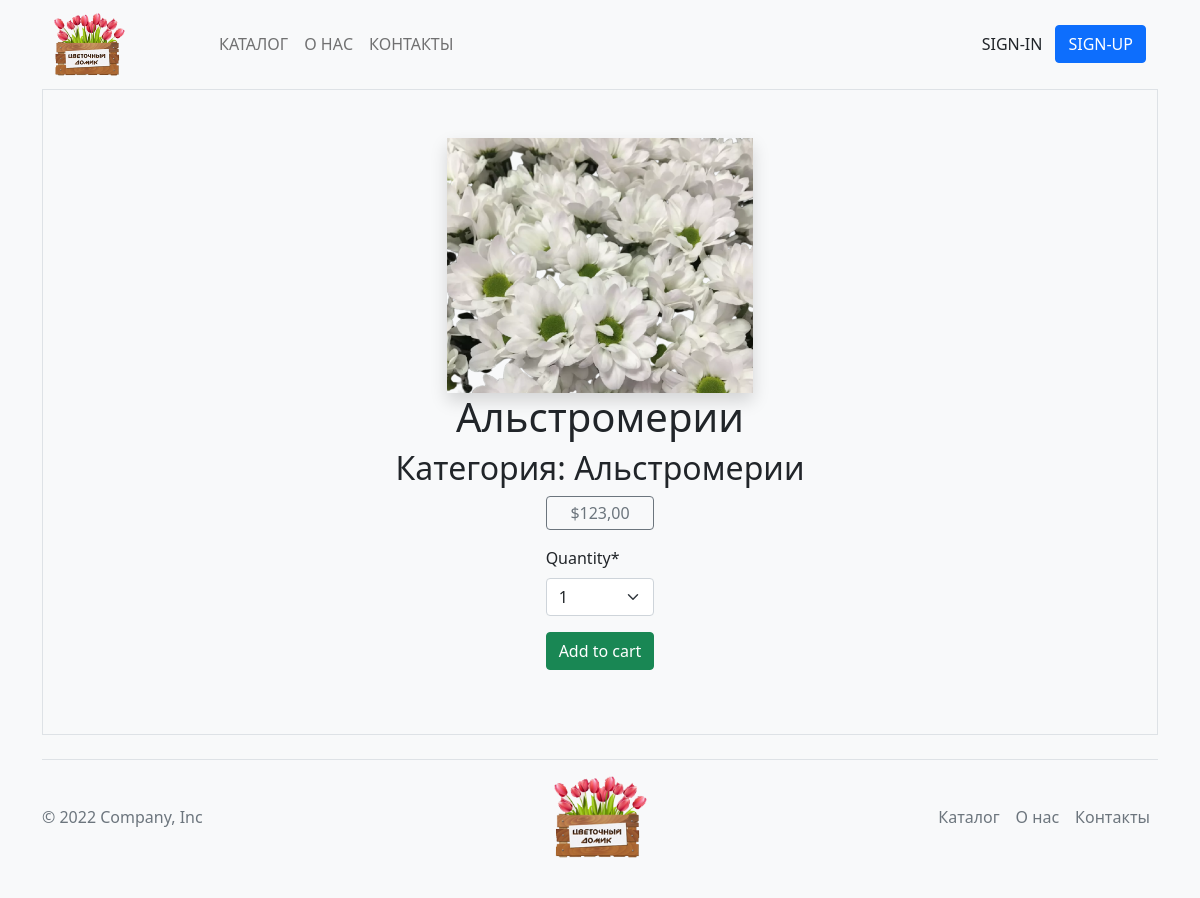
/catalog/1/alstromerii/, run on the app's committed database.
### main/models.py (models this page shows, shortened)
class Product(models.Model):
    category = models.ForeignKey(Category, related_name='products', on_delete=models.CASCADE)
    name = models.CharField(max_length=200, db_index=True)
    slug = models.SlugField(max_length=200, db_index=True)
    image = models.ImageField(upload_to='products/%Y/%m/%d', blank=True)
    description = models.TextField(blank=True)
    price = models.DecimalField(max_digits=10, decimal_places=2)
    stock = models.PositiveIntegerField()
    available = models.BooleanField(default=True)
    created = models.DateTimeField(auto_now_add=True)
    updated = models.DateTimeField(auto_now=True)
    class Meta:
        ordering = ('name',)
        index_together = (('id', 'slug'),)

class Category(models.Model):
    name = models.CharField(max_length=50, verbose_name="Название категории")
    img = models.ImageField(upload_to='category/%Y/%m/%d')
    slug = models.SlugField()
    class Meta:
        ordering = ('name',)
        verbose_name = 'Категория'
        verbose_name_plural = 'Категории'
    def get_absolute_url(self):
        return reverse('main:product_list_by_category',
                       args=[self.slug])
    def __str__(self):
        return self.name

### main/views.py (the view)
# urls.py: path('catalog/<int:id>/<str:slug>/', product_detail, name='product_detail'),
def product_detail(request, id, slug):
    product = get_object_or_404(Product,
                                id=id,
                                slug=slug,
                                available=True)
    cart_product_form = CartAddProductForm()
    return render(request,
                  'product/detail.html',
                  {'product': product,
                   'cart_product_form': cart_product_form})

### main/forms.py
class CartAddProductForm(forms.Form):
    quantity = forms.TypedChoiceField(choices=PRODUCT_QUANTITY_CHOICES, coerce=int)
    update = forms.BooleanField(required=False, initial=False, widget=forms.HiddenInput)

### main/cart.py (called while the page is built)
    def __len__(self):
        return sum(item['quantity'] for item in self.cart.values())

### main/context_processors.py (called while the page is built)
def cart(request):
    return {'cart': Cart(request)}

### templates/product/detail.html (shortened to what this page needs)
{% extends "base.html" %}
{% load crispy_forms_tags %}
{% load static %}
{% block content %}
    <div class="d-flex flex-column align-items-center border p-5">
        <img class="shadow"  width="30%" src="{% if product.image %}{{ product.image.url }}{% else %}{% static "img/no_image.png" %}{% endif %}">
        <h1>{{ product.name }}</h1>
        <h2 >Категория: <a class="text-decoration-none text-dark" href="{{ product.category.get_absolute_url }}">{{ product.category }}</a></h2>
<form action="{% url "main:cart_add" product.id %}" method="post">
    <div class="d-flex flex-column">
        <p class="btn btn-outline-secondary p-1">${{ product.price }}</p>
    {{ cart_product_form|crispy }}
    </div>
    <div class="d-grid gap-2">
         <input class="btn btn-success"  type="submit" value="Add to cart">
    </div>
</form>
    </div>
{% endblock %}

### data on the page
Product: image (picture), name "Альстромерии", category "Альстромерии", price "123,00"
